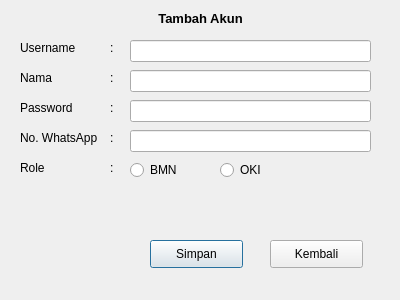
<?xml version="1.0" encoding="UTF-8"?>
<ui version="4.0">
 <class>Dialog</class>
 <widget class="QDialog" name="Dialog">
  <property name="geometry">
   <rect>
    <x>0</x>
    <y>0</y>
    <width>400</width>
    <height>300</height>
   </rect>
  </property>
  <property name="windowTitle">
   <string>Dialog</string>
  </property>
  <widget class="QLabel" name="label">
   <property name="geometry">
    <rect>
     <x>10</x>
     <y>10</y>
     <width>381</width>
     <height>16</height>
    </rect>
   </property>
   <property name="font">
    <font>
     <pointsize>10</pointsize>
     <weight>75</weight>
     <bold>true</bold>
    </font>
   </property>
   <property name="text">
    <string>Tambah Akun</string>
   </property>
   <property name="alignment">
    <set>Qt::AlignCenter</set>
   </property>
  </widget>
  <widget class="QLabel" name="label_2">
   <property name="geometry">
    <rect>
     <x>20</x>
     <y>40</y>
     <width>81</width>
     <height>16</height>
    </rect>
   </property>
   <property name="text">
    <string>Username</string>
   </property>
  </widget>
  <widget class="QLabel" name="label_3">
   <property name="geometry">
    <rect>
     <x>20</x>
     <y>100</y>
     <width>81</width>
     <height>16</height>
    </rect>
   </property>
   <property name="text">
    <string>Password</string>
   </property>
  </widget>
  <widget class="QLabel" name="label_4">
   <property name="geometry">
    <rect>
     <x>20</x>
     <y>70</y>
     <width>81</width>
     <height>16</height>
    </rect>
   </property>
   <property name="text">
    <string>Nama</string>
   </property>
  </widget>
  <widget class="QLabel" name="label_5">
   <property name="geometry">
    <rect>
     <x>20</x>
     <y>130</y>
     <width>91</width>
     <height>16</height>
    </rect>
   </property>
   <property name="text">
    <string>No. WhatsApp</string>
   </property>
  </widget>
  <widget class="QLabel" name="label_6">
   <property name="geometry">
    <rect>
     <x>20</x>
     <y>160</y>
     <width>81</width>
     <height>16</height>
    </rect>
   </property>
   <property name="text">
    <string>Role</string>
   </property>
  </widget>
  <widget class="QLabel" name="label_7">
   <property name="geometry">
    <rect>
     <x>110</x>
     <y>130</y>
     <width>16</width>
     <height>16</height>
    </rect>
   </property>
   <property name="text">
    <string>:</string>
   </property>
  </widget>
  <widget class="QLabel" name="label_8">
   <property name="geometry">
    <rect>
     <x>110</x>
     <y>160</y>
     <width>16</width>
     <height>16</height>
    </rect>
   </property>
   <property name="text">
    <string>:</string>
   </property>
  </widget>
  <widget class="QLabel" name="label_9">
   <property name="geometry">
    <rect>
     <x>110</x>
     <y>100</y>
     <width>16</width>
     <height>16</height>
    </rect>
   </property>
   <property name="text">
    <string>:</string>
   </property>
  </widget>
  <widget class="QLabel" name="label_10">
   <property name="geometry">
    <rect>
     <x>110</x>
     <y>70</y>
     <width>16</width>
     <height>16</height>
    </rect>
   </property>
   <property name="text">
    <string>:</string>
   </property>
  </widget>
  <widget class="QLabel" name="label_11">
   <property name="geometry">
    <rect>
     <x>110</x>
     <y>40</y>
     <width>16</width>
     <height>16</height>
    </rect>
   </property>
   <property name="text">
    <string>:</string>
   </property>
  </widget>
  <widget class="QLineEdit" name="lineEdit">
   <property name="geometry">
    <rect>
     <x>130</x>
     <y>40</y>
     <width>241</width>
     <height>22</height>
    </rect>
   </property>
  </widget>
  <widget class="QLineEdit" name="lineEdit_2">
   <property name="geometry">
    <rect>
     <x>130</x>
     <y>70</y>
     <width>241</width>
     <height>22</height>
    </rect>
   </property>
  </widget>
  <widget class="QLineEdit" name="lineEdit_3">
   <property name="geometry">
    <rect>
     <x>130</x>
     <y>100</y>
     <width>241</width>
     <height>22</height>
    </rect>
   </property>
  </widget>
  <widget class="QLineEdit" name="lineEdit_4">
   <property name="geometry">
    <rect>
     <x>130</x>
     <y>130</y>
     <width>241</width>
     <height>22</height>
    </rect>
   </property>
  </widget>
  <widget class="QRadioButton" name="radioButton">
   <property name="geometry">
    <rect>
     <x>130</x>
     <y>160</y>
     <width>95</width>
     <height>20</height>
    </rect>
   </property>
   <property name="text">
    <string>BMN</string>
   </property>
  </widget>
  <widget class="QRadioButton" name="radioButton_2">
   <property name="geometry">
    <rect>
     <x>220</x>
     <y>160</y>
     <width>95</width>
     <height>20</height>
    </rect>
   </property>
   <property name="text">
    <string>OKI</string>
   </property>
  </widget>
  <widget class="QPushButton" name="pushButton">
   <property name="geometry">
    <rect>
     <x>150</x>
     <y>240</y>
     <width>93</width>
     <height>28</height>
    </rect>
   </property>
   <property name="text">
    <string>Simpan</string>
   </property>
   <property name="icon">
    <iconset>
     <normaloff>../icon/add.png</normaloff>../icon/add.png</iconset>
   </property>
  </widget>
  <widget class="QPushButton" name="pushButton_2">
   <property name="geometry">
    <rect>
     <x>270</x>
     <y>240</y>
     <width>93</width>
     <height>28</height>
    </rect>
   </property>
   <property name="text">
    <string>Kembali</string>
   </property>
   <property name="icon">
    <iconset>
     <normaloff>../icon/back-button.png</normaloff>../icon/back-button.png</iconset>
   </property>
  </widget>
 </widget>
 <resources/>
 <connections/>
</ui>
